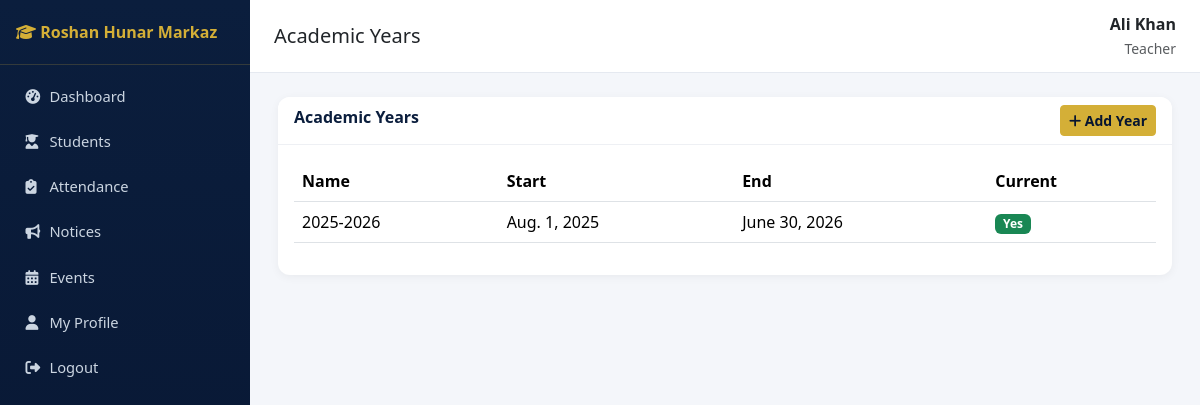
Screenshot of /academics/years/ (signed in) with the database file from the repository.
### accounts/models.py (models this page shows, shortened)
class User(AbstractUser):
    class Role(models.TextChoices):
        SUPER_ADMIN = "SUPER_ADMIN", "Super Admin"
        PRINCIPAL = "PRINCIPAL", "Principal"
        ADMIN = "ADMIN", "Admin"
        TEACHER = "TEACHER", "Teacher"
        STUDENT = "STUDENT", "Student"
        PARENT = "PARENT", "Parent"
        ACCOUNTANT = "ACCOUNTANT", "Accountant"
        LIBRARIAN = "LIBRARIAN", "Librarian"
        STAFF = "STAFF", "Staff"
    role = models.CharField(max_length=20, choices=Role.choices, default=Role.STUDENT)
    phone = models.CharField(max_length=20, blank=True)
    photo = models.ImageField(upload_to="profile_photos/", blank=True, null=True)

### academics/models.py (models this page shows, shortened)
class AcademicYear(models.Model):
    name = models.CharField(max_length=20, unique=True)  # e.g. 2025-2026
    start_date = models.DateField()
    end_date = models.DateField()
    is_current = models.BooleanField(default=False)

### academics/views.py (the view)
# urls.py: path("years/", views.AcademicYearListView.as_view(), name="year_list"),
class AcademicYearListView(RoleRequiredMixin, ListView):
    model = AcademicYear
    template_name = "academics/year_list.html"
    context_object_name = "years"
    allowed_roles = STAFF_ROLES

### accounts/mixins.py (called while the page is built)
    def dispatch(self, request, *args, **kwargs):
        if not request.user.is_authenticated:
            return self.handle_no_permission()
        if request.user.is_superuser or request.user.role in self.allowed_roles:
            return super().dispatch(request, *args, **kwargs)
        raise PermissionDenied("You do not have permission to access this page.")

### sitepages/context_processors.py (called while the page is built)
def site_settings(request):
    return {"site_settings": SiteSettings.get_solo()}

### sitepages/models.py (called while the page is built)
    @classmethod
    def get_solo(cls):
        obj = cls.objects.first()
        if not obj:
            obj = cls.objects.create()
        return obj

### templates/academics/year_list.html
{% extends "base.html" %}
{% block page_title %}Academic Years{% endblock %}
{% block content %}
<div class="card">
  <div class="card-header d-flex justify-content-between"><span>Academic Years</span><a href="{% url 'academics:year_add' %}" class="btn btn-gold btn-sm"><i class="fa-solid fa-plus"></i> Add Year</a></div>
  <div class="card-body">
    <table class="table table-hover">
      <thead><tr><th>Name</th><th>Start</th><th>End</th><th>Current</th></tr></thead>
      <tbody>
      {% for y in years %}
        <tr><td>{{ y.name }}</td><td>{{ y.start_date }}</td><td>{{ y.end_date }}</td><td>{% if y.is_current %}<span class="badge bg-success">Yes</span>{% else %}-{% endif %}</td></tr>
      {% empty %}<tr><td colspan="4" class="text-center text-muted">No academic years yet.</td></tr>{% endfor %}
      </tbody>
    </table>
  </div>
</div>
{% endblock %}

### templates/base.html (shortened to what this page needs)
{% load static %}
<!DOCTYPE html>
<html lang="en">
<head>
<link href="https://cdn.jsdelivr.net/npm/bootstrap@5.3.3/dist/css/bootstrap.min.css" rel="stylesheet">
<link href="https://cdnjs.cloudflare.com/ajax/libs/font-awesome/6.5.1/css/all.min.css" rel="stylesheet">
<link href="{% static 'css/style.css' %}" rel="stylesheet">
</head>
<body>
<nav class="sidebar" id="sidebar">
  <div class="brand"><i class="fa-solid fa-graduation-cap"></i> Roshan Hunar Markaz</div>
  <ul class="nav flex-column py-2">
    {% if request.user.role in "STUDENT,PARENT" %}
      <li class="nav-item"><a class="nav-link {% if request.resolver_match.namespace == 'portal' %}active{% endif %}" href="{% url 'portal:home' %}"><i class="fa-solid fa-gauge-high"></i> My Portal</a></li>
      <li class="nav-item"><a class="nav-link {% if request.resolver_match.namespace == 'notices' and request.resolver_match.url_name == 'list' %}active{% endif %}" href="{% url 'notices:list' %}"><i class="fa-solid fa-bullhorn"></i> Notices</a></li>
      <li class="nav-item"><a class="nav-link" href="{% url 'notices:event_list' %}"><i class="fa-solid fa-calendar-days"></i> Events</a></li>
    {% else %}
      <li class="nav-item"><a class="nav-link {% if request.resolver_match.namespace == 'dashboard' %}active{% endif %}" href="{% url 'dashboard:index' %}"><i class="fa-solid fa-gauge-high"></i> Dashboard</a></li>
      <li class="nav-item"><a class="nav-link {% if request.resolver_match.namespace == 'students' %}active{% endif %}" href="{% url 'students:list' %}"><i class="fa-solid fa-user-graduate"></i> Students</a></li>
      <li class="nav-item"><a class="nav-link " href="{% url 'attendance:mark' %}"><i class="fa-solid fa-clipboard-check"></i> Attendance</a></li>
      <li class="nav-item"><a class="nav-link {% if request.resolver_match.namespace == 'notices' %}active{% endif %}" href="{% url 'notices:list' %}"><i class="fa-solid fa-bullhorn"></i> Notices</a></li>
      <li class="nav-item"><a class="nav-link" href="{% url 'notices:event_list' %}"><i class="fa-solid fa-calendar-days"></i> Events</a></li>
    {% endif %}
    <li class="nav-item"><a class="nav-link" href="{% url 'accounts:profile' %}"><i class="fa-solid fa-user"></i> My Profile</a></li>
    <li class="nav-item"><a class="nav-link" href="{% url 'accounts:logout' %}"><i class="fa-solid fa-right-from-bracket"></i> Logout</a></li>
  </ul>
</nav>
<div class="main-content">
  <div class="topbar">
    <h5 class="mb-0">{% block page_title %}Dashboard{% endblock %}</h5>
    <div class="text-end">
      <div class="fw-semibold">{{ request.user.get_full_name|default:request.user.username }}</div>
      <small class="text-muted">{{ request.user.get_role_display }}</small>
    </div>
  </div>
  {% block content %}{% endblock %}
</div>
</body>
</html>

### static/css/style.css (style rules this page uses)
:root { --navy: #0b1e3d; --navy-dark: #071530; --gold: #d4af37; --gold-light: #f0d878; --bg: #f4f6fa; }
body { background: var(--bg); font-family: 'Segoe UI', Roboto, sans-serif; }
.sidebar { background: linear-gradient(180deg, var(--navy) 0%, var(--navy-dark) 100%); min-height: 100vh; width: 250px; position: fixed; top: 0; left: 0; z-index: 1030; }
.sidebar .brand { color: var(--gold); font-weight: 700; padding: 1.25rem 1rem; border-bottom: 1px solid rgba(212,175,55,.2); }
.sidebar .nav-link { color: #cbd5e1; padding: .6rem 1.1rem; border-radius: 6px; margin: 2px 8px; font-size: .92rem; }
.sidebar .nav-link i { width: 20px; }
.main-content { margin-left: 250px; padding: 1.5rem 1.75rem; }
.topbar { background: #fff; border-bottom: 1px solid #e5e9f0; padding: .75rem 1.5rem; margin: -1.5rem -1.75rem 1.5rem -1.75rem; display: flex; justify-content: space-between; align-items: center; }
.card { border: none; border-radius: 12px; box-shadow: 0 2px 10px rgba(0,0,0,.05); }
.card-header { background: #fff; border-bottom: 1px solid #eef0f4; font-weight: 600; color: var(--navy); border-radius: 12px 12px 0 0 !important; }
.btn-gold { background: var(--gold); border-color: var(--gold); color: var(--navy-dark); font-weight: 600; }
.table thead { background: var(--navy); color: #fff; }

### rows the page displays
User: user.get_full_name "Ali Khan", user.role "Teacher"
AcademicYear: name "2025-2026", start_date "Aug. 1, 2025", end_date "June 30, 2026", is_current "Yes"
